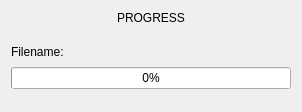
<?xml version="1.0" encoding="UTF-8"?>
<ui version="4.0">
 <class>Progress</class>
 <widget class="QWidget" name="Progress">
  <property name="geometry">
   <rect>
    <x>0</x>
    <y>0</y>
    <width>302</width>
    <height>112</height>
   </rect>
  </property>
  <property name="minimumSize">
   <size>
    <width>302</width>
    <height>112</height>
   </size>
  </property>
  <property name="windowTitle">
   <string>PROGRESS</string>
  </property>
  <layout class="QGridLayout" name="gridLayout">
   <property name="leftMargin">
    <number>1</number>
   </property>
   <property name="topMargin">
    <number>1</number>
   </property>
   <property name="rightMargin">
    <number>1</number>
   </property>
   <property name="bottomMargin">
    <number>1</number>
   </property>
   <property name="spacing">
    <number>0</number>
   </property>
   <item row="0" column="0">
    <widget class="QWidget" name="widget_main" native="true">
     <property name="sizePolicy">
      <sizepolicy hsizetype="Expanding" vsizetype="Expanding">
       <horstretch>0</horstretch>
       <verstretch>0</verstretch>
      </sizepolicy>
     </property>
     <layout class="QGridLayout" name="gridLayout_3">
      <property name="leftMargin">
       <number>1</number>
      </property>
      <property name="topMargin">
       <number>1</number>
      </property>
      <property name="rightMargin">
       <number>1</number>
      </property>
      <property name="bottomMargin">
       <number>1</number>
      </property>
      <property name="spacing">
       <number>0</number>
      </property>
      <item row="0" column="0">
       <widget class="QFrame" name="frame_main">
        <property name="sizePolicy">
         <sizepolicy hsizetype="Expanding" vsizetype="Expanding">
          <horstretch>0</horstretch>
          <verstretch>0</verstretch>
         </sizepolicy>
        </property>
        <property name="minimumSize">
         <size>
          <width>0</width>
          <height>0</height>
         </size>
        </property>
        <property name="frameShape">
         <enum>QFrame::Shape::NoFrame</enum>
        </property>
        <property name="frameShadow">
         <enum>QFrame::Shadow::Raised</enum>
        </property>
        <layout class="QGridLayout" name="gridLayout_2">
         <property name="leftMargin">
          <number>0</number>
         </property>
         <property name="topMargin">
          <number>0</number>
         </property>
         <property name="rightMargin">
          <number>0</number>
         </property>
         <property name="bottomMargin">
          <number>12</number>
         </property>
         <property name="spacing">
          <number>0</number>
         </property>
         <item row="0" column="0">
          <widget class="QFrame" name="frame_top">
           <property name="sizePolicy">
            <sizepolicy hsizetype="Expanding" vsizetype="Preferred">
             <horstretch>0</horstretch>
             <verstretch>0</verstretch>
            </sizepolicy>
           </property>
           <property name="minimumSize">
            <size>
             <width>0</width>
             <height>31</height>
            </size>
           </property>
           <property name="mouseTracking">
            <bool>false</bool>
           </property>
           <property name="acceptDrops">
            <bool>false</bool>
           </property>
           <property name="frameShape">
            <enum>QFrame::Shape::NoFrame</enum>
           </property>
           <property name="frameShadow">
            <enum>QFrame::Shadow::Raised</enum>
           </property>
           <layout class="QGridLayout" name="gridLayout_7">
            <property name="sizeConstraint">
             <enum>QLayout::SizeConstraint::SetDefaultConstraint</enum>
            </property>
            <property name="leftMargin">
             <number>0</number>
            </property>
            <property name="topMargin">
             <number>0</number>
            </property>
            <property name="rightMargin">
             <number>0</number>
            </property>
            <property name="bottomMargin">
             <number>0</number>
            </property>
            <property name="spacing">
             <number>0</number>
            </property>
            <item row="0" column="1">
             <widget class="QLabel" name="label_title">
              <property name="text">
               <string>PROGRESS</string>
              </property>
             </widget>
            </item>
            <item row="0" column="0">
             <spacer name="horizontalSpacer">
              <property name="orientation">
               <enum>Qt::Orientation::Horizontal</enum>
              </property>
              <property name="sizeHint" stdset="0">
               <size>
                <width>40</width>
                <height>20</height>
               </size>
              </property>
             </spacer>
            </item>
            <item row="0" column="2">
             <spacer name="horizontalSpacer_9">
              <property name="orientation">
               <enum>Qt::Orientation::Horizontal</enum>
              </property>
              <property name="sizeHint" stdset="0">
               <size>
                <width>40</width>
                <height>20</height>
               </size>
              </property>
             </spacer>
            </item>
           </layout>
          </widget>
         </item>
         <item row="1" column="0" rowspan="2">
          <widget class="QFrame" name="frame">
           <property name="sizePolicy">
            <sizepolicy hsizetype="Expanding" vsizetype="Expanding">
             <horstretch>0</horstretch>
             <verstretch>0</verstretch>
            </sizepolicy>
           </property>
           <property name="minimumSize">
            <size>
             <width>0</width>
             <height>0</height>
            </size>
           </property>
           <property name="frameShape">
            <enum>QFrame::Shape::NoFrame</enum>
           </property>
           <property name="frameShadow">
            <enum>QFrame::Shadow::Raised</enum>
           </property>
           <layout class="QGridLayout" name="gridLayout_4">
            <item row="0" column="0">
             <layout class="QHBoxLayout" name="horizontalLayout">
              <item>
               <widget class="QLabel" name="label">
                <property name="sizePolicy">
                 <sizepolicy hsizetype="Minimum" vsizetype="Preferred">
                  <horstretch>0</horstretch>
                  <verstretch>0</verstretch>
                 </sizepolicy>
                </property>
                <property name="text">
                 <string>Filename:</string>
                </property>
               </widget>
              </item>
              <item>
               <widget class="QLabel" name="label_filename">
                <property name="sizePolicy">
                 <sizepolicy hsizetype="Expanding" vsizetype="Preferred">
                  <horstretch>0</horstretch>
                  <verstretch>0</verstretch>
                 </sizepolicy>
                </property>
                <property name="text">
                 <string/>
                </property>
               </widget>
              </item>
             </layout>
            </item>
            <item row="1" column="0">
             <widget class="QProgressBar" name="progressBar_opening">
              <property name="value">
               <number>0</number>
              </property>
              <property name="alignment">
               <set>Qt::AlignmentFlag::AlignCenter</set>
              </property>
             </widget>
            </item>
           </layout>
          </widget>
         </item>
        </layout>
       </widget>
      </item>
     </layout>
    </widget>
   </item>
  </layout>
 </widget>
 <resources/>
 <connections/>
</ui>
